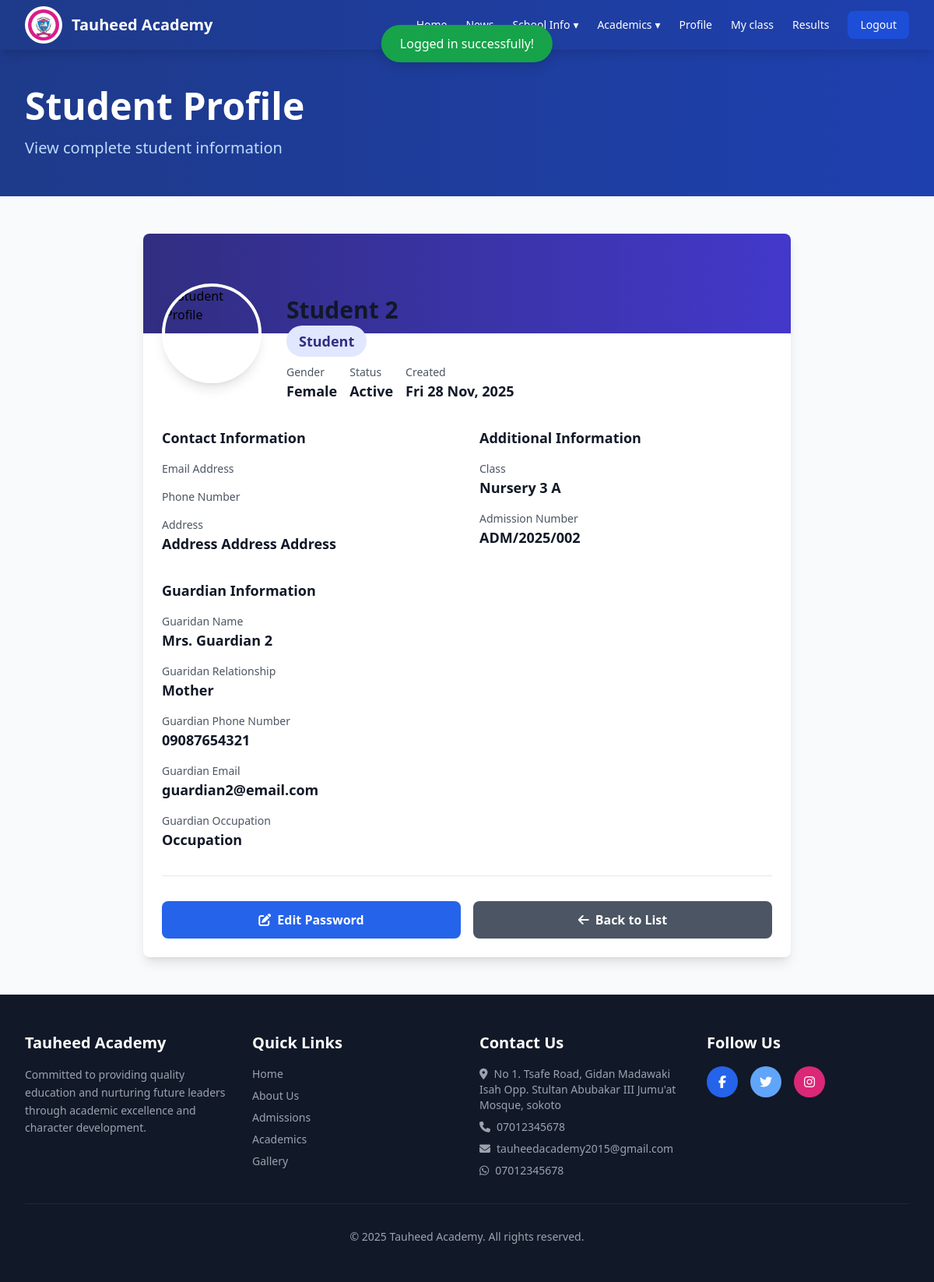
The page /pages/teachers/class-student-detials.php?id=2 (signed in) on the database its author committed.
### tables this page shows
CREATE TABLE `schools` (
  `id` int(11) NOT NULL,
  `name` varchar(150) NOT NULL,
  `motto` varchar(255) DEFAULT NULL,
  `address` varchar(255) DEFAULT NULL,
  `phone` varchar(20) DEFAULT NULL,
  `email` varchar(100) DEFAULT NULL,
  `about_message` text DEFAULT NULL,
  `welcome_message` text DEFAULT NULL,
  `whatsapp_number` varchar(20) DEFAULT NULL,
  `facebook` varchar(255) DEFAULT NULL,
  `twitter` varchar(255) DEFAULT NULL,
  `instagram` varchar(255) DEFAULT NULL,
  `admission_number_format` varchar(255) DEFAULT NULL,
  `admission_number_format_description` varchar(255) DEFAULT NULL,
  `created_at` timestamp NOT NULL DEFAULT current_timestamp(),
  `deleted_at` datetime DEFAULT NULL,
  `updated_at` timestamp NOT NULL DEFAULT current_timestamp() ON UPDATE current_timestamp()
);

CREATE TABLE `students` (
  `id` int(11) NOT NULL,
  `name` varchar(100) NOT NULL,
  `admission_number` varchar(50) NOT NULL,
  `email` varchar(100) DEFAULT NULL,
  `phone` varchar(20) DEFAULT NULL,
  `guardian_id` int(11) DEFAULT NULL,
  `dob` date DEFAULT NULL,
  `picture` varchar(255) DEFAULT NULL,
  `password` varchar(255) NOT NULL,
  `reset_token` varchar(255) DEFAULT NULL,
  `reset_expires` datetime DEFAULT NULL,
  `status` enum('active','inactive') DEFAULT 'active',
  `gender` enum('male','female') DEFAULT 'male',
  `class_id` int(11) DEFAULT NULL,
  `arm_id` int(11) DEFAULT NULL,
  `term_id` int(11) DEFAULT NULL,
  `created_at` timestamp NOT NULL DEFAULT current_timestamp(),
  `deleted_at` datetime DEFAULT NULL,
  `updated_at` timestamp NOT NULL DEFAULT current_timestamp() ON UPDATE current_timestamp()
);

CREATE TABLE `guardians` (
  `id` int(11) NOT NULL,
  `name` varchar(100) NOT NULL,
  `email` varchar(100) DEFAULT NULL,
  `phone` varchar(20) DEFAULT NULL,
  `address` varchar(255) DEFAULT NULL,
  `picture_path` varchar(255) DEFAULT NULL,
  `relationship` varchar(255) DEFAULT NULL,
  `gender` enum('male','female') DEFAULT 'male',
  `occupation` varchar(255) DEFAULT NULL,
  `password` varchar(255) NOT NULL,
  `status` enum('active','inactive') DEFAULT 'active',
  `reset_token` varchar(255) DEFAULT NULL,
  `reset_expires` datetime DEFAULT NULL,
  `created_at` timestamp NOT NULL DEFAULT current_timestamp(),
  `deleted_at` datetime DEFAULT NULL,
  `updated_at` timestamp NOT NULL DEFAULT current_timestamp() ON UPDATE current_timestamp()
);

### pages/teachers/class-student-detials.php (the view, shortened to what the rows shown need)
<?php
include(__DIR__ . '/../../includes/header.php');
if (isset($_GET['id'])) {
    $id = (int) $_GET['id'];
    $stmt = $pdo->prepare("SELECT * FROM students WHERE id = ?");
    $stmt->execute([$id]);
    $student = $stmt->fetch(PDO::FETCH_ASSOC);
} else {
    header('Location: ' . route('back'));
    exit();
}
$stmt = $pdo->prepare("SELECT name FROM classes WHERE id = ?");
$stmt->execute([$student['class_id']]);
$class = $stmt->fetch(PDO::FETCH_ASSOC);
$student['class'] = $class['name'] ?? null;
$stmt = $pdo->prepare("SELECT name FROM class_arms WHERE id = ?");
$stmt->execute([$student['arm_id']]);
$arm = $stmt->fetch(PDO::FETCH_ASSOC);
$student['arm'] = $arm['name'] ?? null;
$stmt = $pdo->prepare("SELECT * FROM guardians WHERE id = ?");
$stmt->execute([$student['guardian_id']]);
$guardian = $stmt->fetch(PDO::FETCH_ASSOC);
if ($guardian) {
    $student['guardian'] = $guardian['name'];
    $student['address']  = $guardian['address'];
}
?>
<body class="bg-gray-50">
    <?php include(__DIR__ . '/../../includes/nav.php'); ?>
    <section class="bg-gradient-to-r from-blue-900 to-blue-800 text-white py-12">
        <div class="max-w-7xl mx-auto px-4 sm:px-6 lg:px-8">
            <h1 class="text-4xl md:text-5xl font-bold mb-4">Student Profile</h1>
        </div>
    </section>
    <section class="py-12 bg-gray-50">
        <div class="max-w-4xl mx-auto px-4 sm:px-6 lg:px-8">
            <div class="bg-white rounded-lg shadow-lg overflow-hidden">
                <div class="px-6 pb-6">
                    <div class="flex flex-col md:flex-row gap-8 -mt-16 mb-8">
                        <div class="flex-1 pt-4">
                            <h2 id="fullName" class="text-3xl font-bold text-gray-900 mb-2"><?= $student['name'] ?? ' Loading...' ?></h2>
                            <p id="userType" class="text-lg text-gray-600 mb-4">
                                <span class="px-4 py-2 bg-indigo-100 text-indigo-900 rounded-full font-semibold">Student</span>
                            </p>
                            <div class="flex flex-wrap gap-4">
                                <div>
                                    <p class="text-sm text-gray-600">Gender</p>
                                    <p id="createdAt" class="text-lg font-semibold text-gray-900"><?= ucwords($student['gender'])  ?? '-' ?></p>
                                </div>
                                <div>
                                    <p class="text-sm text-gray-600">Status</p>
                                    <p id="status" class="text-lg font-semibold text-gray-900"><?= ucwords($student['status']) ?? '-' ?></p>
                                </div>
                                <div>
                                    <p class="text-sm text-gray-600">Created</p>
                                    <p id="createdAt" class="text-lg font-semibold text-gray-900"><?= date('D d M, Y', strtotime($student['created_at']))  ?? '-' ?></p>
                                </div>
                            </div>
                        </div>
                    </div>
                    <div class="grid grid-cols-1 md:grid-cols-2 gap-8 mb-8 pb-8 border-b border-gray-200">
                        <div>
                            <div class="space-y-4">
                                <div>
                                    <p class="text-sm text-gray-600">Admission Number</p>
                                    <p id="userId" class="text-lg font-semibold text-gray-900"><?= $student['admission_number'] ?></p>
                                </div>
                            </div>
                        </div>
                        <div>
                            <div class="space-y-4">
                                <div>
                                    <p class="text-sm text-gray-600">Guaridan Name</p>
                                    <p id="email" class="text-lg font-semibold text-gray-900"><?= $guardian['gender'] == 'male' ? 'Mr. ' : 'Mrs. ' ?><?= $guardian['name'] ?? '-' ?></p>
                                </div>
                                <div>
                                    <p class="text-sm text-gray-600">Guaridan Relationship</p>
                                    <p id="email" class="text-lg font-semibold text-gray-900"><?= ucwords($guardian['relationship']) ?? '-' ?></p>
                                </div>
                                <div>
                                    <p class="text-sm text-gray-600">Guardian Phone Number</p>
                                    <p id="phone" class="text-lg font-semibold text-gray-900"><?= $guardian['phone'] ?? '-' ?></p>
                                </div>
                                <div>
                                    <p class="text-sm text-gray-600">Guardian Email</p>
                                    <p id="address" class="text-lg font-semibold text-gray-900"><?= $guardian['email'] ?? '-' ?></p>
                                </div>
                                <div>
                                    <p class="text-sm text-gray-600">Guardian Occupation</p>
                                    <p id="address" class="text-lg font-semibold text-gray-900"><?= $guardian['occupation'] ?? '-' ?></p>
                                </div>
                            </div>
                        </div>
                    </div>
                </div>
            </div>
        </div>
    </section>
    <?php include(__DIR__ . '/../../includes/footer.php'); ?>
</body>
</html>

### includes/nav.php (shortened to what the rows shown need)
<nav class="bg-gradient-to-r from-blue-900 to-blue-800 text-white sticky top-0 z-50 shadow-lg">
    <div class="max-w-7xl mx-auto px-4 sm:px-6 lg:px-8">
        <div class="flex justify-between items-center h-16">
            <div class="flex items-center gap-3">
                <div>
                    <h1 class="text-xl font-bold"><?= $school['name'] ?? 'Tauheed Academy' ?></h1>
                </div>
            </div>
        </div>
    </div>
</nav>

### includes/footer.php (shortened to what the rows shown need)
<footer class="bg-gray-900 text-white py-12">
    <div class="max-w-7xl mx-auto px-4 sm:px-6 lg:px-8">
        <div class="grid grid-cols-1 md:grid-cols-4 gap-8">
            <div>
                <h3 class="text-xl font-bold mb-4"><?= $school['name'] ?? 'Tauheed Academy' ?></h3>
                <p class="text-gray-400 text-sm leading-relaxed">
                    Committed to providing quality education and nurturing future leaders through academic excellence and character development.
                </p>
            </div>
            <div>
                <ul class="space-y-2 text-sm text-gray-400">
                    <li><i class="fas fa-map-marker-alt mr-2"></i><?= $school['address'] ?? '' ?></li>
                    <li><i class="fas fa-phone mr-2"></i><?= $school['phone'] ?? '' ?></li>
                    <li><i class="fas fa-envelope mr-2"></i><?= $school['email'] ?? '' ?></li>
                    <li><i class="fab fa-whatsapp mr-2"></i><?= $school['whatsapp_number'] ?? '' ?></li>
                </ul>
            </div>
        </div>
        <div class="border-t border-gray-800 mt-8 pt-8 text-center text-gray-400 text-sm">
            <p>&copy; 2025 <?= $school['name'] ?? 'Tauheed Academy' ?>. All rights reserved.</p>
        </div>
    </div>
</footer>

### rows shown on the page
schools: name "Tauheed Academy", address "No 1. Tsafe Road, Gidan Madawaki Isah Opp. Stultan Abubakar III Jumu'at Mosque, sokoto", phone "07012345678", email "tauheedacademy2015@gmail.com", whatsapp_number "07012345678"
students: name "Student 2", gender "Female", status "Active", created_at "Fri 28 Nov, 2025", admission_number "ADM/2025/002"
guardians: name "Guardian 2", relationship "Mother", phone "09087654321", email "guardian2@email.com", occupation "Occupation"

### other values the page prints
$_SESSION['success'] "Logged in successfully!"
$student['address'] "Address Address Address"
$student['class'] "Nursery 3"
$student['arm'] "A"
